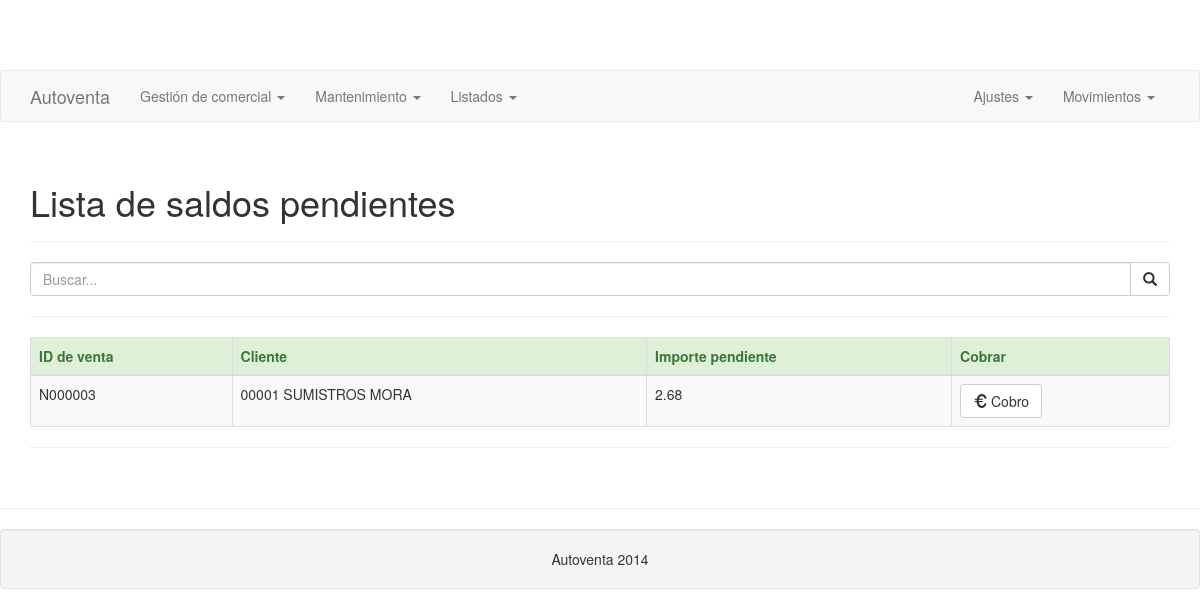
The page /controlador/autoventa.php?accion=lista_saldo on the database its author committed.
### tables this page shows
CREATE TABLE IF NOT EXISTS `saldo` (
  `id_cliente` int(5) unsigned zerofill NOT NULL,
  `id_venta` varchar(7) NOT NULL,
  `importe` decimal(5,2) NOT NULL
);

CREATE TABLE IF NOT EXISTS `cliente` (
  `id_cliente` int(5) unsigned zerofill NOT NULL AUTO_INCREMENT,
  `nombre` varchar(40) NOT NULL,
  `nombre_comercial` varchar(40) NOT NULL,
  `direccion` varchar(40) NOT NULL,
  `poblacion` varchar(25) DEFAULT NULL,
  `codpostal` int(5) NOT NULL,
  `cif` varchar(15) NOT NULL,
  `tipo` int(2) unsigned zerofill NOT NULL,
  `recargo` varchar(1) NOT NULL,
  `descuento` float(5,2) NOT NULL,
  `tarifa` varchar(1) NOT NULL,
  `venta` varchar(1) NOT NULL,
  `modelo` varchar(1) NOT NULL,
  `id_fpago` int(2) unsigned zerofill NOT NULL,
  `telefono` int(9) NOT NULL,
  `nuevo_cliente` int(11) NOT NULL,
  `id_agente` int(11) NOT NULL,
  PRIMARY KEY (`id_cliente`)
);

### modelo/modelo_autoventa.php (called while the page is built, shortened)
<?php
function lista_saldo($filtro) {
    $cn = conectar();
    $query = "SELECT saldo.*, cliente.nombre FROM saldo, cliente WHERE saldo.id_cliente = cliente.id_cliente AND saldo.importe > 0";
	$resultado = $cn->query($query);
	$datos = array();
	while ($fila = $resultado->fetch_array(MYSQLI_ASSOC)){
		$datos[$fila['id_venta']] = $fila;
	}
    return $datos;
	}
?>

### vista/saldo/lista_saldo.php (the view, shortened to what this page needs)
<!DOCTYPE html>
<html lang="es">
  <head>
    <link href="../src/dist/css/bootstrap.css" rel="stylesheet">
    <link href="navbar-fixed-top.css" rel="stylesheet">
  </head>
  <body>
    <?php
	require ('../vista/menu_2.php');
	?>
    <div class="container">
	<div class="page-header">
	  <h1>Lista de saldos pendientes <small></small></h1>
	</div>
	<form action="#" method="get">
						<div class="input-group">
							<input class="form-control" id="system-search" name="q" placeholder="Buscar..." required>
							<span class="input-group-btn">
								<button type="submit" class="btn btn-default"><i class="glyphicon glyphicon-search"></i></button>
							</span>
						</div>
					</form>
					<hr>
				 <table class="table table-list-search table-striped table-bordered">
							<thead>
								<tr class="alert alert-success">
									<th>ID de venta</th>
									<th>Cliente</th>
									<th>Importe pendiente</th>
									<th>Cobrar</th>
								</tr>
							</thead>
							<tbody>
							 <?php $contador = 0; foreach ($lista_saldo as $dato): $contador++;?>
										<tr>
										<td><?php echo $dato['id_venta']; ?></td>
										<td><?php echo $dato['id_cliente']." ".$dato['nombre']; ?></td>
										<td><?php echo $dato['importe']; ?></td>
										<td><?php if($dato['importe']>0) echo '<a href="autoventa.php?accion=alta_cobro&miga=pendiente&id_venta='.$dato['id_venta'].'" class="btn btn-default"><span class="glyphicon glyphicon-euro"></span> Cobro</a>'?></td>
										</tr>
										<?php endforeach; ?>
							</tbody>
						</table>
						<hr>
    </div>
  </body>
      <?php
	require ('../vista/footer.php');
	?>
</html>

### navbar-fixed-top.css (style rules this page uses)
body { min-height: 2000px; padding-top: 70px; }

### rows shown on the page
saldo: id_venta "N000003", id_cliente "00001", id_cliente.nombre "SUMISTROS MORA", importe "2.68"
